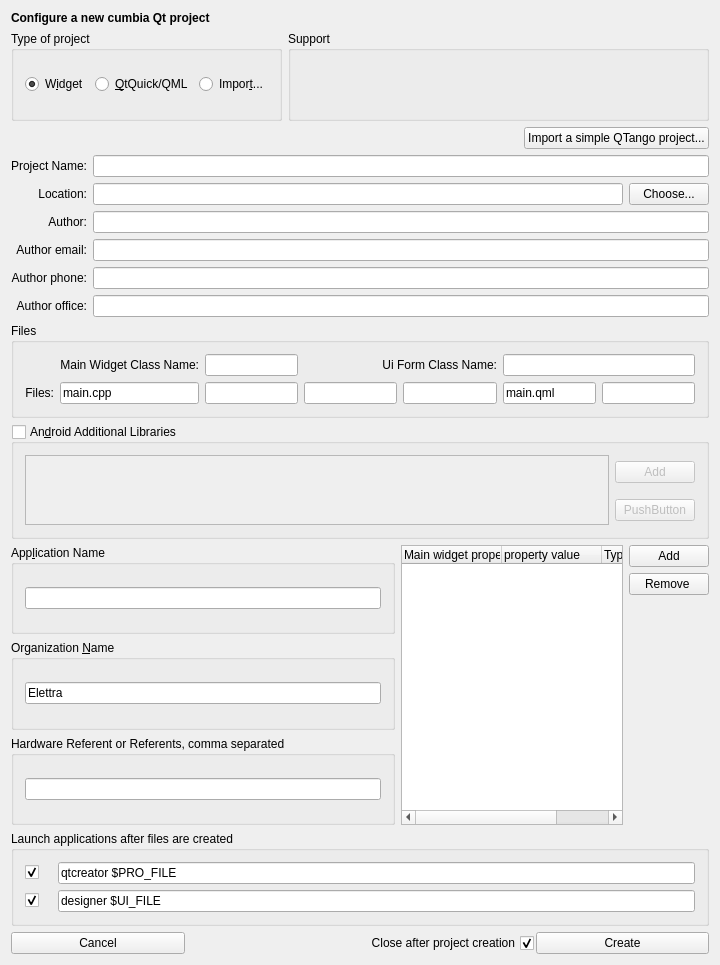
<?xml version="1.0" encoding="UTF-8"?>
<ui version="4.0">
 <class>QumbiaProjectWizard</class>
 <widget class="QWidget" name="QumbiaProjectWizard">
  <property name="geometry">
   <rect>
    <x>0</x>
    <y>0</y>
    <width>720</width>
    <height>965</height>
   </rect>
  </property>
  <property name="windowTitle">
   <string>New cumbia Qt Project</string>
  </property>
  <layout class="QGridLayout" name="gridLayout_4">
   <item row="0" column="0" colspan="2">
    <widget class="QLabel" name="label_6">
     <property name="sizePolicy">
      <sizepolicy hsizetype="Preferred" vsizetype="Fixed">
       <horstretch>0</horstretch>
       <verstretch>0</verstretch>
      </sizepolicy>
     </property>
     <property name="font">
      <font>
       <weight>75</weight>
       <bold>true</bold>
      </font>
     </property>
     <property name="text">
      <string>Configure a new cumbia Qt project</string>
     </property>
     <property name="alignment">
      <set>Qt::AlignLeading|Qt::AlignLeft|Qt::AlignVCenter</set>
     </property>
    </widget>
   </item>
   <item row="13" column="0" colspan="5">
    <widget class="QGroupBox" name="groupBox_2">
     <property name="title">
      <string>Organization &amp;Name</string>
     </property>
     <property name="checkable">
      <bool>false</bool>
     </property>
     <property name="save" stdset="0">
      <bool>true</bool>
     </property>
     <layout class="QHBoxLayout" name="horizontalLayout_2">
      <item>
       <widget class="QLineEdit" name="leOrganizationName">
        <property name="text">
         <string>Elettra</string>
        </property>
        <property name="save" stdset="0">
         <bool>true</bool>
        </property>
        <property name="placeholder" stdset="0">
         <string>$ORGANIZATION_NAME$</string>
        </property>
        <property name="content" stdset="0">
         <string>orgname</string>
        </property>
       </widget>
      </item>
     </layout>
    </widget>
   </item>
   <item row="15" column="0" colspan="7">
    <widget class="QGroupBox" name="groupBox">
     <property name="title">
      <string>Launch applications after files are created</string>
     </property>
     <layout class="QGridLayout" name="gridLayout_5">
      <item row="0" column="4">
       <widget class="QLineEdit" name="leLaunch1">
        <property name="toolTip">
         <string>&lt;html&gt;&lt;head/&gt;&lt;body&gt;&lt;p&gt;command [args] &lt;/p&gt;&lt;p&gt;Special file name arguments:&lt;/p&gt;&lt;p&gt;&lt;span style=&quot; font-style:italic;&quot;&gt;- $PRO_FILE  &lt;/span&gt;is replaced by the .pro file name;&lt;/p&gt;&lt;p&gt;- &lt;span style=&quot; font-style:italic;&quot;&gt;$UI_FILE&lt;/span&gt;      is replaced by the .ui form file name.&lt;/p&gt;&lt;p&gt;&lt;br/&gt;&lt;/p&gt;&lt;p&gt;For example, if the &lt;span style=&quot; font-style:italic;&quot;&gt;.pro&lt;/span&gt; file is &lt;span style=&quot; font-style:italic;&quot;&gt;myproject.pro&lt;/span&gt;,&lt;span style=&quot; font-style:italic;&quot;/&gt; and the command is &lt;span style=&quot; font-style:italic;&quot;&gt; qtcreator&lt;/span&gt;, then &lt;span style=&quot; font-style:italic;&quot;&gt;qtcreator myproject.pro &lt;/span&gt;is launched after the new project files are created.&lt;/p&gt;&lt;p&gt;If the &lt;span style=&quot; font-style:italic;&quot;&gt;.ui&lt;/span&gt; file is &lt;span style=&quot; font-style:italic;&quot;&gt;myform.ui&lt;/span&gt;, and the command is &lt;span style=&quot; font-style:italic;&quot;&gt;designer&lt;/span&gt;, then &lt;span style=&quot; font-style:italic;&quot;&gt;designer myform.ui&lt;/span&gt; is launched.&lt;/p&gt;&lt;/body&gt;&lt;/html&gt;</string>
        </property>
        <property name="text">
         <string>qtcreator $PRO_FILE</string>
        </property>
        <property name="save" stdset="0">
         <bool>true</bool>
        </property>
       </widget>
      </item>
      <item row="0" column="1">
       <widget class="QLabel" name="label_4">
        <property name="text">
         <string/>
        </property>
       </widget>
      </item>
      <item row="1" column="4">
       <widget class="QLineEdit" name="leLaunch2">
        <property name="toolTip">
         <string>&lt;html&gt;&lt;head/&gt;&lt;body&gt;&lt;p&gt;command [args] &lt;/p&gt;&lt;p&gt;Special file name arguments:&lt;/p&gt;&lt;p&gt;&lt;span style=&quot; font-style:italic;&quot;&gt;- $PRO_FILE &lt;/span&gt;is replaced by the .pro file name;&lt;/p&gt;&lt;p&gt;- &lt;span style=&quot; font-style:italic;&quot;&gt;$UI_FILE&lt;/span&gt; is replaced by the .ui form file name.&lt;/p&gt;&lt;p&gt;&lt;br/&gt;&lt;/p&gt;&lt;p&gt;For example, if the &lt;span style=&quot; font-style:italic;&quot;&gt;.pro&lt;/span&gt; file is &lt;span style=&quot; font-style:italic;&quot;&gt;myproject.pro&lt;/span&gt;, and the command is &lt;span style=&quot; font-style:italic;&quot;&gt;qtcreator&lt;/span&gt;, then &lt;span style=&quot; font-style:italic;&quot;&gt;qtcreator myproject.pro &lt;/span&gt;is launched after the new project files are created.&lt;/p&gt;&lt;p&gt;If the &lt;span style=&quot; font-style:italic;&quot;&gt;.ui&lt;/span&gt; file is &lt;span style=&quot; font-style:italic;&quot;&gt;myform.ui&lt;/span&gt;, and the command is &lt;span style=&quot; font-style:italic;&quot;&gt;designer&lt;/span&gt;, then &lt;span style=&quot; font-style:italic;&quot;&gt;designer myform.ui&lt;/span&gt; is launched.&lt;/p&gt;&lt;/body&gt;&lt;/html&gt;</string>
        </property>
        <property name="text">
         <string>designer $UI_FILE</string>
        </property>
        <property name="save" stdset="0">
         <bool>true</bool>
        </property>
       </widget>
      </item>
      <item row="1" column="0">
       <widget class="QCheckBox" name="cbLaunch2">
        <property name="text">
         <string/>
        </property>
        <property name="checked">
         <bool>true</bool>
        </property>
        <property name="save" stdset="0">
         <bool>true</bool>
        </property>
       </widget>
      </item>
      <item row="0" column="0">
       <widget class="QCheckBox" name="cbLaunch1">
        <property name="text">
         <string/>
        </property>
        <property name="checked">
         <bool>true</bool>
        </property>
        <property name="save" stdset="0">
         <bool>true</bool>
        </property>
       </widget>
      </item>
     </layout>
    </widget>
   </item>
   <item row="17" column="0" colspan="7">
    <layout class="QHBoxLayout" name="horizontalLayout">
     <property name="spacing">
      <number>2</number>
     </property>
     <item>
      <widget class="QPushButton" name="pbCancel">
       <property name="sizePolicy">
        <sizepolicy hsizetype="Minimum" vsizetype="Fixed">
         <horstretch>1</horstretch>
         <verstretch>0</verstretch>
        </sizepolicy>
       </property>
       <property name="text">
        <string>Cancel</string>
       </property>
      </widget>
     </item>
     <item>
      <widget class="QCheckBox" name="cbCloseAfterCreate">
       <property name="sizePolicy">
        <sizepolicy hsizetype="Minimum" vsizetype="Fixed">
         <horstretch>2</horstretch>
         <verstretch>0</verstretch>
        </sizepolicy>
       </property>
       <property name="layoutDirection">
        <enum>Qt::RightToLeft</enum>
       </property>
       <property name="text">
        <string>Close after project creation</string>
       </property>
       <property name="checked">
        <bool>true</bool>
       </property>
       <property name="save" stdset="0">
        <bool>true</bool>
       </property>
      </widget>
     </item>
     <item>
      <widget class="QPushButton" name="pbCreate">
       <property name="sizePolicy">
        <sizepolicy hsizetype="Minimum" vsizetype="Fixed">
         <horstretch>1</horstretch>
         <verstretch>0</verstretch>
        </sizepolicy>
       </property>
       <property name="text">
        <string>Create</string>
       </property>
      </widget>
     </item>
    </layout>
   </item>
   <item row="10" column="0" colspan="7">
    <widget class="QGroupBox" name="grBoxFiles">
     <property name="title">
      <string>Files</string>
     </property>
     <layout class="QGridLayout" name="gridLayout">
      <item row="1" column="0">
       <widget class="QLabel" name="label_5">
        <property name="text">
         <string>Files:</string>
        </property>
        <property name="alignment">
         <set>Qt::AlignRight|Qt::AlignTrailing|Qt::AlignVCenter</set>
        </property>
       </widget>
      </item>
      <item row="1" column="1">
       <widget class="QLineEdit" name="leMain">
        <property name="text">
         <string>main.cpp</string>
        </property>
        <property name="checkContents" stdset="0">
         <string>not_empty</string>
        </property>
        <property name="extension" stdset="0">
         <string>.cpp</string>
        </property>
       </widget>
      </item>
      <item row="1" column="2">
       <widget class="QLineEdit" name="leCppFile">
        <property name="toolTip">
         <string>&lt;html&gt;&lt;head/&gt;&lt;body&gt;&lt;p&gt;Widget or main window file&lt;/p&gt;&lt;/body&gt;&lt;/html&gt;</string>
        </property>
        <property name="placeholder" stdset="0">
         <string>$CPPFILE$</string>
        </property>
        <property name="checkContents" stdset="0">
         <string>not_empty</string>
        </property>
        <property name="extension" stdset="0">
         <string>.cpp</string>
        </property>
       </widget>
      </item>
      <item row="1" column="3">
       <widget class="QLineEdit" name="leCHFile">
        <property name="toolTip">
         <string>&lt;html&gt;&lt;head/&gt;&lt;body&gt;&lt;p&gt;Widget or main window header file&lt;/p&gt;&lt;/body&gt;&lt;/html&gt;</string>
        </property>
        <property name="placeholder" stdset="0">
         <string>$HFILE$</string>
        </property>
        <property name="checkContents" stdset="0">
         <string>not_empty</string>
        </property>
        <property name="extension" stdset="0">
         <string>.h</string>
        </property>
       </widget>
      </item>
      <item row="1" column="4">
       <widget class="QLineEdit" name="leFormFile">
        <property name="toolTip">
         <string>&lt;html&gt;&lt;head/&gt;&lt;body&gt;&lt;p&gt;Widget or main window designer form &amp;quot;ui&amp;quot; file&lt;/p&gt;&lt;/body&gt;&lt;/html&gt;</string>
        </property>
        <property name="placeholder" stdset="0">
         <string>$FORMFILE$</string>
        </property>
        <property name="checkContents" stdset="0">
         <string>not_empty</string>
        </property>
        <property name="extension" stdset="0">
         <string>.ui</string>
        </property>
       </widget>
      </item>
      <item row="1" column="6">
       <widget class="QLineEdit" name="leProFile">
        <property name="checkContents" stdset="0">
         <string>not_empty</string>
        </property>
        <property name="extension" stdset="0">
         <string>.pro</string>
        </property>
       </widget>
      </item>
      <item row="0" column="3" colspan="2">
       <widget class="QLabel" name="label_11">
        <property name="text">
         <string>Ui Form Class Name:</string>
        </property>
        <property name="alignment">
         <set>Qt::AlignRight|Qt::AlignTrailing|Qt::AlignVCenter</set>
        </property>
       </widget>
      </item>
      <item row="0" column="2">
       <widget class="QLineEdit" name="leMainWidgetName">
        <property name="placeholder" stdset="0">
         <string>$MAINCLASS$</string>
        </property>
        <property name="checkContents" stdset="0">
         <string>not_empty</string>
        </property>
       </widget>
      </item>
      <item row="0" column="1">
       <widget class="QLabel" name="label_10">
        <property name="text">
         <string>Main Widget Class Name:</string>
        </property>
        <property name="alignment">
         <set>Qt::AlignRight|Qt::AlignTrailing|Qt::AlignVCenter</set>
        </property>
       </widget>
      </item>
      <item row="1" column="5">
       <widget class="QLineEdit" name="leMainQml">
        <property name="toolTip">
         <string>&lt;html&gt;&lt;head/&gt;&lt;body&gt;&lt;p&gt;The main QML file for the UI&lt;/p&gt;&lt;/body&gt;&lt;/html&gt;</string>
        </property>
        <property name="text">
         <string>main.qml</string>
        </property>
        <property name="placeholder" stdset="0">
         <string>$FORMFILE$</string>
        </property>
        <property name="checkContents" stdset="0">
         <string>not_empty</string>
        </property>
        <property name="extension" stdset="0">
         <string>.qml</string>
        </property>
       </widget>
      </item>
      <item row="0" column="5" colspan="2">
       <widget class="QLineEdit" name="leUiFormClassName">
        <property name="placeholder" stdset="0">
         <string>$UIFORMCLASS$</string>
        </property>
        <property name="checkContents" stdset="0">
         <string>not_empty</string>
        </property>
       </widget>
      </item>
     </layout>
    </widget>
   </item>
   <item row="1" column="1" colspan="6">
    <widget class="QGroupBox" name="gbSupport">
     <property name="title">
      <string>Support</string>
     </property>
     <layout class="QHBoxLayout" name="horizontalLayout_5"/>
    </widget>
   </item>
   <item row="12" column="0" colspan="5">
    <widget class="QGroupBox" name="groupBox_4">
     <property name="title">
      <string>App&amp;lication Name</string>
     </property>
     <property name="checkable">
      <bool>false</bool>
     </property>
     <property name="save" stdset="0">
      <bool>true</bool>
     </property>
     <layout class="QHBoxLayout" name="horizontalLayout_3">
      <item>
       <widget class="QLineEdit" name="leApplicationName">
        <property name="placeholder" stdset="0">
         <string>$APPLICATION_NAME$</string>
        </property>
        <property name="content" stdset="0">
         <string>appname</string>
        </property>
       </widget>
      </item>
     </layout>
    </widget>
   </item>
   <item row="12" column="5" rowspan="3" colspan="2">
    <layout class="QGridLayout" name="gridLayout_3">
     <item row="0" column="1">
      <widget class="QPushButton" name="pbAddProperty">
       <property name="text">
        <string>Add</string>
       </property>
      </widget>
     </item>
     <item row="1" column="1">
      <widget class="QPushButton" name="pbRemoveProperty">
       <property name="text">
        <string>Remove </string>
       </property>
      </widget>
     </item>
     <item row="0" column="0" rowspan="3">
      <widget class="QTreeWidget" name="twProperties">
       <property name="sizePolicy">
        <sizepolicy hsizetype="Expanding" vsizetype="Expanding">
         <horstretch>0</horstretch>
         <verstretch>0</verstretch>
        </sizepolicy>
       </property>
       <column>
        <property name="text">
         <string>Main widget property name</string>
        </property>
       </column>
       <column>
        <property name="text">
         <string>property value</string>
        </property>
       </column>
       <column>
        <property name="text">
         <string>Type</string>
        </property>
       </column>
      </widget>
     </item>
    </layout>
   </item>
   <item row="1" column="0">
    <widget class="QGroupBox" name="groupBox_3">
     <property name="title">
      <string>Type of project</string>
     </property>
     <layout class="QHBoxLayout" name="horizontalLayout_6">
      <item>
       <widget class="QRadioButton" name="rbWidget">
        <property name="text">
         <string>W&amp;idget</string>
        </property>
        <property name="checked">
         <bool>true</bool>
        </property>
       </widget>
      </item>
      <item>
       <widget class="QRadioButton" name="rbQml">
        <property name="text">
         <string>&amp;QtQuick/QML</string>
        </property>
       </widget>
      </item>
      <item>
       <widget class="QRadioButton" name="rbImport">
        <property name="toolTip">
         <string>&lt;html&gt;&lt;head/&gt;&lt;body&gt;&lt;p&gt;migrate a &lt;span style=&quot; font-weight:600;&quot;&gt;simple&lt;/span&gt; QTango project to a cumbia project&lt;/p&gt;&lt;/body&gt;&lt;/html&gt;</string>
        </property>
        <property name="text">
         <string>Impor&amp;t...</string>
        </property>
       </widget>
      </item>
     </layout>
    </widget>
   </item>
   <item row="9" column="0" colspan="7">
    <layout class="QGridLayout" name="gridLayout_2">
     <item row="0" column="0">
      <widget class="QLabel" name="label">
       <property name="text">
        <string>Project Name:</string>
       </property>
       <property name="alignment">
        <set>Qt::AlignRight|Qt::AlignTrailing|Qt::AlignVCenter</set>
       </property>
      </widget>
     </item>
     <item row="1" column="0">
      <widget class="QLabel" name="label_2">
       <property name="text">
        <string>Location:</string>
       </property>
       <property name="alignment">
        <set>Qt::AlignRight|Qt::AlignTrailing|Qt::AlignVCenter</set>
       </property>
      </widget>
     </item>
     <item row="1" column="1">
      <widget class="QLineEdit" name="leLocation">
       <property name="save" stdset="0">
        <bool>true</bool>
       </property>
       <property name="checkContents" stdset="0">
        <string>path</string>
       </property>
      </widget>
     </item>
     <item row="1" column="2">
      <widget class="QPushButton" name="pbChooseLocation">
       <property name="text">
        <string>Choose...</string>
       </property>
      </widget>
     </item>
     <item row="2" column="0">
      <widget class="QLabel" name="label_3">
       <property name="text">
        <string>Author:</string>
       </property>
       <property name="alignment">
        <set>Qt::AlignRight|Qt::AlignTrailing|Qt::AlignVCenter</set>
       </property>
      </widget>
     </item>
     <item row="3" column="0">
      <widget class="QLabel" name="label_7">
       <property name="text">
        <string>Author email:</string>
       </property>
       <property name="alignment">
        <set>Qt::AlignRight|Qt::AlignTrailing|Qt::AlignVCenter</set>
       </property>
      </widget>
     </item>
     <item row="4" column="0">
      <widget class="QLabel" name="label_8">
       <property name="text">
        <string>Author phone:</string>
       </property>
       <property name="alignment">
        <set>Qt::AlignRight|Qt::AlignTrailing|Qt::AlignVCenter</set>
       </property>
      </widget>
     </item>
     <item row="5" column="0">
      <widget class="QLabel" name="label_9">
       <property name="text">
        <string>Author office:</string>
       </property>
       <property name="alignment">
        <set>Qt::AlignRight|Qt::AlignTrailing|Qt::AlignVCenter</set>
       </property>
      </widget>
     </item>
     <item row="0" column="1" colspan="2">
      <widget class="QLineEdit" name="leProjectName">
       <property name="checkContents" stdset="0">
        <string>project_name</string>
       </property>
       <property name="placeholder" stdset="0">
        <string>$PROJECT_NAME$</string>
       </property>
      </widget>
     </item>
     <item row="2" column="1" colspan="2">
      <widget class="QLineEdit" name="leAuthor">
       <property name="save" stdset="0">
        <bool>true</bool>
       </property>
       <property name="placeholder" stdset="0">
        <string>$AUTHOR$</string>
       </property>
       <property name="checkContents" stdset="0">
        <string>not_empty</string>
       </property>
       <property name="content" stdset="0">
        <string>author</string>
       </property>
      </widget>
     </item>
     <item row="3" column="1" colspan="2">
      <widget class="QLineEdit" name="leAuthorEmail">
       <property name="save" stdset="0">
        <bool>true</bool>
       </property>
       <property name="placeholder" stdset="0">
        <string>$AU_EMAIL$</string>
       </property>
       <property name="checkContents" stdset="0">
        <string>email</string>
       </property>
       <property name="content" stdset="0">
        <string>mail</string>
       </property>
      </widget>
     </item>
     <item row="4" column="1" colspan="2">
      <widget class="QLineEdit" name="leAuthorPhone">
       <property name="save" stdset="0">
        <bool>true</bool>
       </property>
       <property name="placeholder" stdset="0">
        <string>$AU_PHONE$</string>
       </property>
       <property name="content" stdset="0">
        <string>phone</string>
       </property>
      </widget>
     </item>
     <item row="5" column="1" colspan="2">
      <widget class="QLineEdit" name="leAuthorOffice">
       <property name="save" stdset="0">
        <bool>true</bool>
       </property>
       <property name="placeholder" stdset="0">
        <string>$AU_OFFICE$</string>
       </property>
       <property name="content" stdset="0">
        <string>author</string>
       </property>
      </widget>
     </item>
    </layout>
   </item>
   <item row="2" column="6">
    <widget class="QPushButton" name="pbImport">
     <property name="text">
      <string>Import a simple QTango project...</string>
     </property>
    </widget>
   </item>
   <item row="14" column="0" colspan="5">
    <widget class="QGroupBox" name="groupBox_5">
     <property name="title">
      <string>Hardware Referent or Referents, comma separated</string>
     </property>
     <layout class="QHBoxLayout" name="horizontalLayout_4">
      <item>
       <widget class="QLineEdit" name="leHardwareReferent">
        <property name="placeholder" stdset="0">
         <string>$HW_REFERENT$</string>
        </property>
        <property name="content" stdset="0">
         <string>hwReferent</string>
        </property>
       </widget>
      </item>
     </layout>
    </widget>
   </item>
   <item row="11" column="0" colspan="7">
    <widget class="QGroupBox" name="gbAndroidLibs">
     <property name="title">
      <string>An&amp;droid Additional Libraries</string>
     </property>
     <property name="checkable">
      <bool>true</bool>
     </property>
     <property name="checked">
      <bool>false</bool>
     </property>
     <layout class="QGridLayout" name="gridLayout_6">
      <item row="0" column="1">
       <widget class="QPushButton" name="pbAddAndroidLib">
        <property name="text">
         <string>Add</string>
        </property>
       </widget>
      </item>
      <item row="1" column="1">
       <widget class="QPushButton" name="pbRemoveAndroidLib">
        <property name="text">
         <string>PushButton</string>
        </property>
       </widget>
      </item>
      <item row="0" column="0" rowspan="2">
       <widget class="QTreeWidget" name="twAndroidLibs">
        <attribute name="headerVisible">
         <bool>false</bool>
        </attribute>
        <column>
         <property name="text">
          <string notr="true">1</string>
         </property>
        </column>
       </widget>
      </item>
     </layout>
    </widget>
   </item>
  </layout>
 </widget>
 <layoutdefault spacing="6" margin="11"/>
 <resources/>
 <connections/>
</ui>
